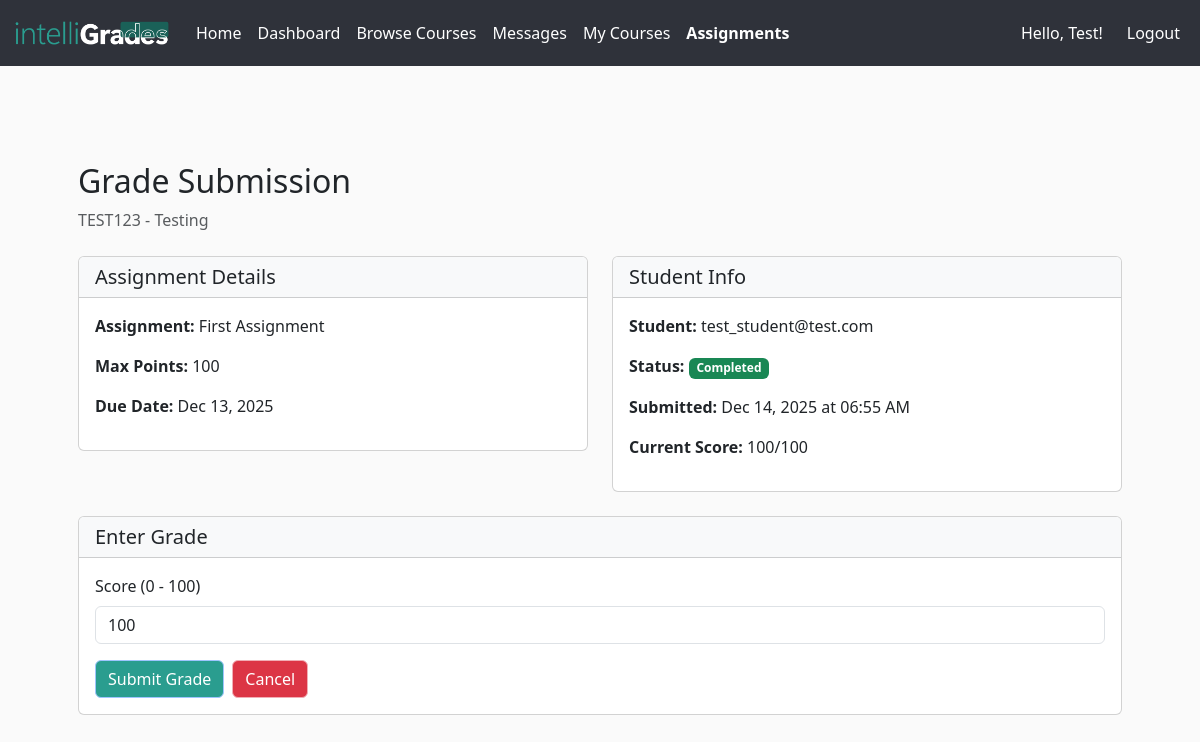
/assignments/1/grade/4 (signed in), run on an earlier commit of the app's database.
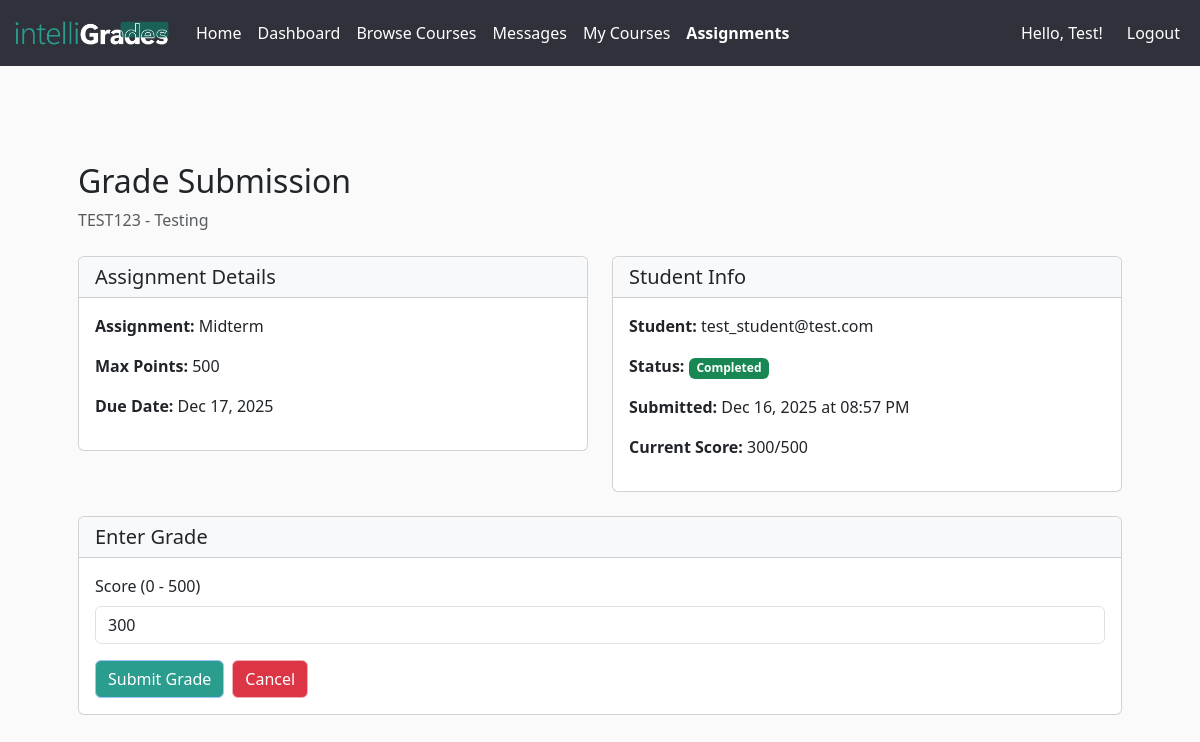
And on a later commit of the database.
### app/models.py (models this page shows, shortened)
class Assignment(db.Model):
    __tablename__ = "assignments"
    id = db.Column(db.Integer, primary_key=True)
    course_id = db.Column(db.Integer, db.ForeignKey('courses.id'), nullable=False)
    title = db.Column(db.String(200), nullable=False)
    description = db.Column(db.Text, nullable=False)
    due_date = db.Column(db.DateTime, default=datetime.utcnow)
    created_at = db.Column(db.DateTime, default=datetime.utcnow)
    max_points = db.Column(db.Integer, default=100)
    course = db.relationship('Course', back_populates='assignments')
    student_assignments = db.relationship(
        'StudentAssignment',
        back_populates='assignment',
        lazy='dynamic',
        cascade='all,delete-orphan'
    )

class StudentAssignment(db.Model):
    __tablename__ = "student_assignments"
    STATUS_NOT_STARTED = "Not Started"
    STATUS_IN_PROGRESS = "In Progress"
    STATUS_COMPLETED = "Completed"
    id = db.Column(db.Integer, primary_key=True)
    user_id = db.Column(db.Integer, db.ForeignKey('users.id'), nullable=False)
    assignment_id = db.Column(db.Integer, db.ForeignKey('assignments.id'), nullable=False)
    status = db.Column(db.String(32), default=STATUS_NOT_STARTED, nullable=False)
    score = db.Column(db.Integer, nullable=True)  # Grade received (if graded)
    completed_at = db.Column(db.DateTime, nullable=True)
    updated_at = db.Column(db.DateTime, default=datetime.utcnow, onupdate=datetime.utcnow)
    user = db.relationship('User', backref='student_assignments')
    assignment = db.relationship('Assignment', back_populates='student_assignments')
    __table_args__ = (
        db.UniqueConstraint('user_id', 'assignment_id', name='unique_user_assignment'),
    )

### app/assignments/routes.py (the view, shortened to what this page needs)
@assignments_bp.route('/<int:assignment_id>/grade/<int:student_id>', methods=['GET', 'POST'])
@login_required
@roles_required(User.ROLE_PROFESSOR, User.ROLE_ADMIN)
def grade_submission(assignment_id, student_id):
    assignment = Assignment.query.get_or_404(assignment_id)
    course = assignment.course
    student = User.query.get_or_404(student_id)
    if not (course.professor_id == current_user.id or current_user.is_admin):
        flash("You don't have access to grade this submission.", 'danger')
        return redirect(url_for('courses.course_dashboard', course_id=course.id))
    student_assignment = StudentAssignment.query.filter_by(
        assignment_id=assignment_id,
        user_id=student_id
    ).first()
    if not student_assignment:
        flash("This student hasn't submitted this assignment yet.", 'warning')
        return redirect(url_for('assignments.assignment_submissions', assignment_id=assignment_id))
    form = GradeForm()
    if request.method == 'GET' and student_assignment.score is not None:
        form.score.data = student_assignment.score
    return render_template(
        'assignments/grade_submission.html',
        form=form,
        assignment=assignment,
        course=course,
        student=student,
        student_assignment=student_assignment
    )

### app/assignments/grade_form.py
class GradeForm(FlaskForm):
    score = IntegerField('Score', validators=[InputRequired(message="Score is required"), NumberRange(min=0, message="Score must be at least 0")])
    submit = SubmitField('Submit Grade', render_kw={"class": "btn btn-primary border-primary-subtle"})

### app/__init__.py (called while the page is built)
@create_app.context_processor
def inject_notifications():
    if current_user.is_authenticated:
        return {
            "notifications": [
                {"message": "You haven’t checked Week 3 notes."},
                {"message": "New message in CMPE 102 discussion board."}
            ]
        }
    return {"notifications": []}

@login_manager.user_loader
def load_user(user_id):
    return User.query.get(int(user_id))

### app/models.py (called while the page is built)
    @property
    def is_student(self):
        return self.role == self.ROLE_STUDENT

    @property
    def is_professor(self):
        return self.role == self.ROLE_PROFESSOR

    @property
    def is_admin(self):
        return self.role == self.ROLE_ADMIN

### app/assignments/templates/assignments/grade_submission.html (shortened to what this page needs)
{% extends "base.html" %} {% block body %}
<div class="container mt-5">
  <div class="mb-4">
    <h2>Grade Submission</h2>
    <p class="text-muted mb-0">{{ course.code }} - {{ course.title }}</p>
  </div>
  <div class="row">
    <div class="col-md-6">
      <div class="card">
        <div class="card-header bg-light">
          <h5 class="mb-0">Assignment Details</h5>
        </div>
        <div class="card-body">
          <p><strong>Assignment:</strong> {{ assignment.title }}</p>
          <p><strong>Max Points:</strong> {{ assignment.max_points }}</p>
          <p>
            <strong>Due Date:</strong>
            {% if assignment.due_date %} {{ assignment.due_date.strftime('%b %d,
            %Y') }} {% else %} No due date {% endif %}
          </p>
        </div>
      </div>
    </div>
    <div class="col-md-6">
      <div class="card">
        <div class="card-header bg-light">
          <h5 class="mb-0">Student Info</h5>
        </div>
        <div class="card-body">
          <p><strong>Student:</strong> {{ student.email }}</p>
          <p>
            <strong>Status:</strong>
            {% if student_assignment.status == 'Completed' %}
            <span class="badge bg-success">Completed</span>
            {% elif student_assignment.status == 'In Progress' %}
            <span class="badge bg-warning text-dark">In Progress</span>
            {% else %}
            <span class="badge bg-secondary">Not Started</span>
            {% endif %}
          </p>
          <p>
            <strong>Submitted:</strong>
            {% if student_assignment.completed_at %} {{
            student_assignment.completed_at.strftime('%b %d, %Y at %I:%M %p') }}
            {% else %} Not submitted {% endif %}
          </p>
          <p>
            <strong>Current Score:</strong>
            {% if student_assignment.score is not none %} {{
            student_assignment.score }}/{{ assignment.max_points }} {% else %}
            Not graded {% endif %}
          </p>
        </div>
      </div>
    </div>
  </div>
  <div class="card mt-4">
    <div class="card-header bg-light">
      <h5 class="mb-0">Enter Grade</h5>
    </div>
    <div class="card-body">
      <form method="POST">
        <div class="mb-3">
          <label class="form-label"
            >Score (0 - {{ assignment.max_points }})</label
          >
          {{ form.score(class="form-control", min="0",
          max=assignment.max_points, placeholder="Enter score") }}
        </div>
        <div class="d-flex gap-2">
          {{ form.submit }}
          <a
            href="{{ url_for('assignments.assignment_submissions', assignment_id=assignment.id) }}"
            class="btn btn-danger border-danger-subtle"
          >
            Cancel
          </a>
        </div>
      </form>
    </div>
  </div>
</div>
{% endblock %}

What changed in the data, as far as the page shows it:
changed Assignment: title "First Assignment" → "Midterm"; max_points "100" → "500"; due_date "Dec 13, 2025" → "Dec 17, 2025"
changed StudentAssignment: completed_at "Dec 14, 2025 at 06:55 AM" → "Dec 16, 2025 at 08:57 PM"; score "100" → "300"; score (not shown) → "300"
Also different on the page:
form field score: "100" → (not shown)
